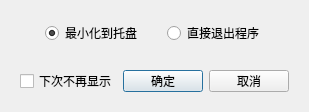
<?xml version="1.0" encoding="UTF-8"?>
<ui version="4.0">
 <class>CloseDialog</class>
 <widget class="QDialog" name="CloseDialog">
  <property name="geometry">
   <rect>
    <x>0</x>
    <y>0</y>
    <width>300</width>
    <height>100</height>
   </rect>
  </property>
  <property name="windowTitle">
   <string>Dialog</string>
  </property>
  <layout class="QVBoxLayout" name="verticalLayout">
   <item>
    <widget class="QWidget" name="widget" native="true">
     <layout class="QHBoxLayout" name="horizontalLayout">
      <property name="spacing">
       <number>0</number>
      </property>
      <property name="leftMargin">
       <number>34</number>
      </property>
      <property name="topMargin">
       <number>10</number>
      </property>
      <property name="rightMargin">
       <number>10</number>
      </property>
      <property name="bottomMargin">
       <number>10</number>
      </property>
      <item>
       <widget class="QRadioButton" name="radioButton_minToTray">
        <property name="text">
         <string>最小化到托盘</string>
        </property>
        <property name="checked">
         <bool>true</bool>
        </property>
       </widget>
      </item>
      <item>
       <widget class="QRadioButton" name="radioButton_quit">
        <property name="text">
         <string>直接退出程序</string>
        </property>
       </widget>
      </item>
     </layout>
    </widget>
   </item>
   <item>
    <widget class="QWidget" name="widget_2" native="true">
     <property name="maximumSize">
      <size>
       <width>16777215</width>
       <height>40</height>
      </size>
     </property>
     <layout class="QHBoxLayout" name="horizontalLayout_4">
      <item>
       <widget class="QCheckBox" name="checkBox_doNotShowAgain">
        <property name="text">
         <string>下次不再显示</string>
        </property>
       </widget>
      </item>
      <item>
       <spacer name="horizontalSpacer">
        <property name="orientation">
         <enum>Qt::Horizontal</enum>
        </property>
        <property name="sizeHint" stdset="0">
         <size>
          <width>40</width>
          <height>20</height>
         </size>
        </property>
       </spacer>
      </item>
      <item>
       <layout class="QHBoxLayout" name="horizontalLayout_2">
        <item>
         <widget class="QPushButton" name="Btn_confirm">
          <property name="text">
           <string>确定</string>
          </property>
         </widget>
        </item>
        <item>
         <widget class="QPushButton" name="Btn_cancel">
          <property name="text">
           <string>取消</string>
          </property>
         </widget>
        </item>
       </layout>
      </item>
     </layout>
    </widget>
   </item>
  </layout>
 </widget>
 <resources/>
 <connections/>
</ui>
